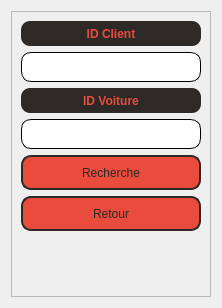
      <widget class="QWidget" name="idcheck">
       <property name="styleSheet">
        <string notr="true">QLabel{
color:rgb(45, 41, 38);
font: 9pt &quot;Segoe UI&quot;;
padding-right:10px;
padding-left:10px;
}</string>
       </property>
       <layout class="QVBoxLayout" name="verticalLayout_34">
        <item alignment="Qt::AlignHCenter">
         <widget class="QFrame" name="frame13">
          <property name="sizePolicy">
           <sizepolicy hsizetype="Maximum" vsizetype="Maximum">
            <horstretch>0</horstretch>
            <verstretch>0</verstretch>
           </sizepolicy>
          </property>
          <property name="minimumSize">
           <size>
            <width>200</width>
            <height>0</height>
           </size>
          </property>
          <property name="frameShape">
           <enum>QFrame::StyledPanel</enum>
          </property>
          <property name="frameShadow">
           <enum>QFrame::Raised</enum>
          </property>
          <layout class="QVBoxLayout" name="verticalLayout_36">
           <item>
            <layout class="QVBoxLayout" name="verticalLayout_35">
             <item>
              <widget class="QLabel" name="label_51">
               <property name="sizePolicy">
                <sizepolicy hsizetype="Preferred" vsizetype="Preferred">
                 <horstretch>0</horstretch>
                 <verstretch>0</verstretch>
                </sizepolicy>
               </property>
               <property name="minimumSize">
                <size>
                 <width>120</width>
                 <height>25</height>
                </size>
               </property>
               <property name="styleSheet">
                <string notr="true">background-color: rgb(45, 41, 38);
color:rgb(233, 75, 60);
font: 8pt &quot;Segoe UI&quot;,;
font-weight:bold;
border-radius:9px;</string>
               </property>
               <property name="text">
                <string>ID Client</string>
               </property>
               <property name="alignment">
                <set>Qt::AlignCenter</set>
               </property>
              </widget>
             </item>
             <item>
              <widget class="QLineEdit" name="id_client">
               <property name="sizePolicy">
                <sizepolicy hsizetype="Expanding" vsizetype="Maximum">
                 <horstretch>0</horstretch>
                 <verstretch>0</verstretch>
                </sizepolicy>
               </property>
               <property name="minimumSize">
                <size>
                 <width>0</width>
                 <height>30</height>
                </size>
               </property>
               <property name="styleSheet">
                <string notr="true">QLineEdit{
    border-style:solid;
	border-width:1px;
    border-radius:10px;
	padding-right:10px;
	padding-left:10px;
    font: &quot;Segoe UI&quot;;
}
QLineEdit:hover{
	border-style:solid;
	border-color:rgb(252, 249, 81);
}
</string>
               </property>
               <property name="frame">
                <bool>true</bool>
               </property>
               <property name="placeholderText">
                <string/>
               </property>
              </widget>
             </item>
             <item>
              <widget class="QLabel" name="label_52">
               <property name="sizePolicy">
                <sizepolicy hsizetype="Preferred" vsizetype="Preferred">
                 <horstretch>0</horstretch>
                 <verstretch>0</verstretch>
                </sizepolicy>
               </property>
               <property name="minimumSize">
                <size>
                 <width>120</width>
                 <height>25</height>
                </size>
               </property>
               <property name="styleSheet">
                <string notr="true">background-color: rgb(45, 41, 38);
color:rgb(233, 75, 60);
font: 8pt &quot;Segoe UI&quot;,;
font-weight:bold;
border-radius:9px;</string>
               </property>
               <property name="text">
                <string>ID Voiture</string>
               </property>
               <property name="alignment">
                <set>Qt::AlignCenter</set>
               </property>
              </widget>
             </item>
             <item>
              <widget class="QLineEdit" name="id_car">
               <property name="sizePolicy">
                <sizepolicy hsizetype="Expanding" vsizetype="Maximum">
                 <horstretch>0</horstretch>
                 <verstretch>0</verstretch>
                </sizepolicy>
               </property>
               <property name="minimumSize">
                <size>
                 <width>0</width>
                 <height>30</height>
                </size>
               </property>
               <property name="styleSheet">
                <string notr="true">QLineEdit{
    border-style:solid;
	border-width:1px;
    border-radius:10px;
	padding-right:10px;
	padding-left:10px;
    font: &quot;Segoe UI&quot;;
}
QLineEdit:hover{
	border-style:solid;
	border-color:rgb(252, 249, 81);
}
</string>
               </property>
               <property name="placeholderText">
                <string/>
               </property>
              </widget>
             </item>
            </layout>
           </item>
           <item>
            <widget class="QPushButton" name="search">
             <property name="sizePolicy">
              <sizepolicy hsizetype="Fixed" vsizetype="Fixed">
               <horstretch>0</horstretch>
               <verstretch>0</verstretch>
              </sizepolicy>
             </property>
             <property name="minimumSize">
              <size>
               <width>180</width>
               <height>35</height>
              </size>
             </property>
             <property name="styleSheet">
              <string notr="true">QPushButton {
    color:rgb(45, 41, 38);
    background-color:rgb(233, 75, 60);
    border-style:solid;
    border-width:2px;
    border-color:rgb(45, 41, 38);
    border-radius:10px;
    font: 11pt &quot;Segoe UI&quot;;
}
QPushButton:hover {
	background-color: rgb(45, 41, 38);
	color:rgb(233, 75, 60);
	border-color:rgb(233, 75, 60);
}
QPushButton:pressed {
    background-color:rgb(252, 249, 81);
    color:rgb(45, 41, 38);
    border-style:solid;
	border-color:rgba(255, 255, 255, 0);
}</string>
             </property>
             <property name="text">
              <string>Recherche</string>
             </property>
            </widget>
           </item>
           <item>
            <widget class="QPushButton" name="return_10">
             <property name="minimumSize">
              <size>
               <width>0</width>
               <height>35</height>
              </size>
             </property>
             <property name="styleSheet">
              <string notr="true">QPushButton {
    color:rgb(45, 41, 38);
    background-color:rgb(233, 75, 60);
    border-style:solid;
    border-width:2px;
    border-color:rgb(45, 41, 38);
    border-radius:10px;
    font: 11pt &quot;Segoe UI&quot;;
}
QPushButton:hover {
	background-color: rgb(45, 41, 38);
	color:rgb(233, 75, 60);
	border-color:rgb(233, 75, 60);
}
QPushButton:pressed {
    background-color:rgb(252, 249, 81);
    color:rgb(45, 41, 38);
    border-style:solid;
	border-color:rgba(255, 255, 255, 0);
}</string>
             </property>
             <property name="text">
              <string>Retour</string>
             </property>
            </widget>
           </item>
           <item>
            <widget class="QLabel" name="searchresult">
             <property name="minimumSize">
              <size>
               <width>0</width>
               <height>50</height>
              </size>
             </property>
             <property name="text">
              <string/>
             </property>
             <property name="alignment">
              <set>Qt::AlignCenter</set>
             </property>
            </widget>
           </item>
          </layout>
         </widget>
        </item>
       </layout>
      </widget>
